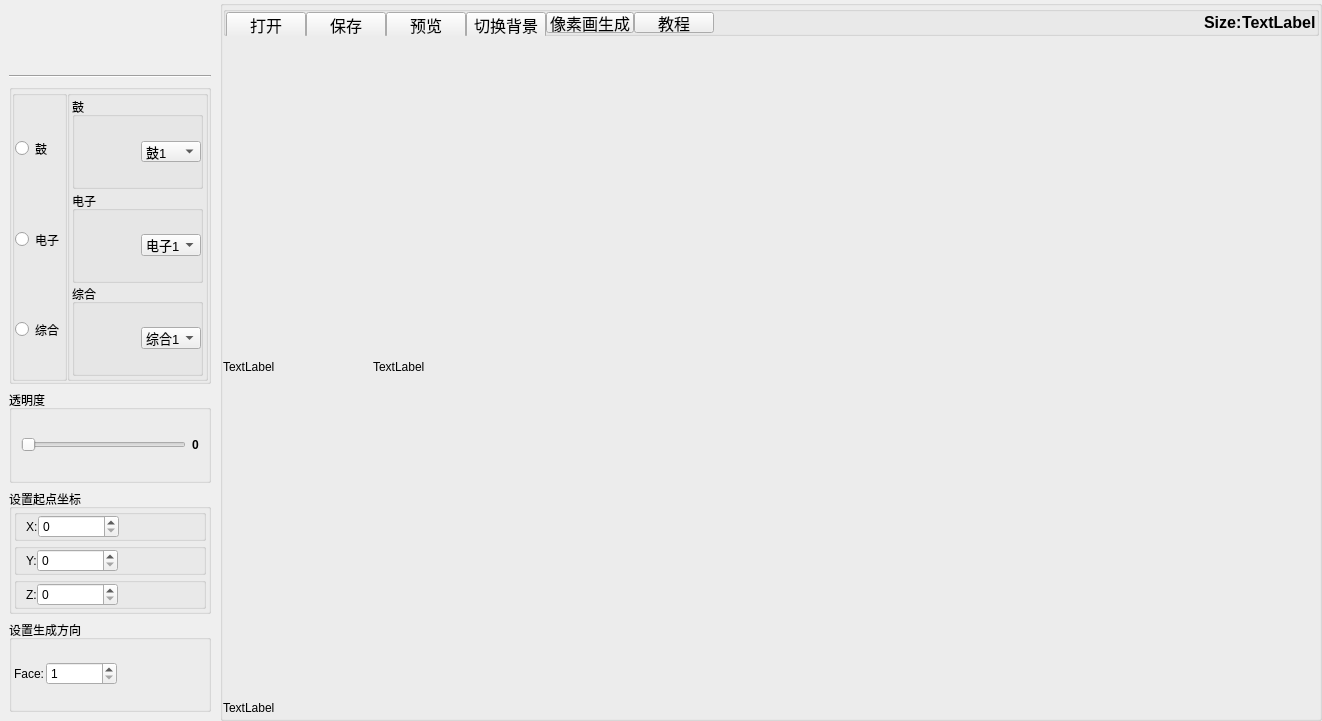
<?xml version="1.0" encoding="UTF-8"?>
<ui version="4.0">
 <class>HOME</class>
 <widget class="QMainWindow" name="HOME">
  <property name="geometry">
   <rect>
    <x>0</x>
    <y>0</y>
    <width>1322</width>
    <height>721</height>
   </rect>
  </property>
  <property name="windowTitle">
   <string>HOME</string>
  </property>
  <widget class="QWidget" name="centralwidget">
   <layout class="QHBoxLayout" name="horizontalLayout_2">
    <property name="spacing">
     <number>0</number>
    </property>
    <property name="leftMargin">
     <number>0</number>
    </property>
    <property name="topMargin">
     <number>0</number>
    </property>
    <property name="rightMargin">
     <number>0</number>
    </property>
    <property name="bottomMargin">
     <number>0</number>
    </property>
    <item>
     <widget class="QWidget" name="widget_2" native="true">
      <property name="minimumSize">
       <size>
        <width>220</width>
        <height>0</height>
       </size>
      </property>
      <property name="maximumSize">
       <size>
        <width>220</width>
        <height>16777215</height>
       </size>
      </property>
      <property name="styleSheet">
       <string notr="true">QWidget#widget_2{border-image: url(:/image/maoboli.jpg);}
</string>
      </property>
      <layout class="QVBoxLayout" name="verticalLayout_5">
       <item>
        <widget class="QLabel" name="label_3">
         <property name="minimumSize">
          <size>
           <width>0</width>
           <height>60</height>
          </size>
         </property>
         <property name="maximumSize">
          <size>
           <width>16777215</width>
           <height>60</height>
          </size>
         </property>
         <property name="font">
          <font>
           <weight>75</weight>
           <bold>true</bold>
          </font>
         </property>
         <property name="toolTip">
          <string>&lt;html&gt;&lt;head/&gt;&lt;body&gt;&lt;p&gt;本软件免费,禁止商用!!!&lt;/p&gt;&lt;p&gt;QQ交流群:786820182&lt;/p&gt;&lt;p&gt;迷你号:32596640&lt;/p&gt;&lt;/body&gt;&lt;/html&gt;</string>
         </property>
         <property name="styleSheet">
          <string notr="true">QLabel#label_3{border-image: url(:/image/bg8.png);}</string>
         </property>
         <property name="text">
          <string/>
         </property>
         <property name="alignment">
          <set>Qt::AlignBottom|Qt::AlignHCenter</set>
         </property>
        </widget>
       </item>
       <item>
        <widget class="Line" name="line">
         <property name="orientation">
          <enum>Qt::Horizontal</enum>
         </property>
        </widget>
       </item>
       <item>
        <widget class="QGroupBox" name="groupBox_10">
         <property name="minimumSize">
          <size>
           <width>150</width>
           <height>0</height>
          </size>
         </property>
         <property name="maximumSize">
          <size>
           <width>300</width>
           <height>300</height>
          </size>
         </property>
         <property name="title">
          <string/>
         </property>
         <layout class="QHBoxLayout" name="horizontalLayout_8">
          <property name="spacing">
           <number>0</number>
          </property>
          <property name="leftMargin">
           <number>0</number>
          </property>
          <property name="topMargin">
           <number>0</number>
          </property>
          <property name="rightMargin">
           <number>0</number>
          </property>
          <property name="bottomMargin">
           <number>0</number>
          </property>
          <item>
           <widget class="QGroupBox" name="groupBox_9">
            <property name="maximumSize">
             <size>
              <width>60</width>
              <height>16777215</height>
             </size>
            </property>
            <property name="title">
             <string/>
            </property>
            <layout class="QVBoxLayout" name="verticalLayout_4">
             <property name="spacing">
              <number>0</number>
             </property>
             <property name="leftMargin">
              <number>0</number>
             </property>
             <property name="topMargin">
              <number>0</number>
             </property>
             <property name="rightMargin">
              <number>0</number>
             </property>
             <property name="bottomMargin">
              <number>0</number>
             </property>
             <item>
              <spacer name="verticalSpacer">
               <property name="orientation">
                <enum>Qt::Vertical</enum>
               </property>
               <property name="sizeHint" stdset="0">
                <size>
                 <width>20</width>
                 <height>28</height>
                </size>
               </property>
              </spacer>
             </item>
             <item>
              <widget class="QRadioButton" name="radioButton_4">
               <property name="minimumSize">
                <size>
                 <width>0</width>
                 <height>51</height>
                </size>
               </property>
               <property name="toolTip">
                <string>选择鼓</string>
               </property>
               <property name="text">
                <string>鼓</string>
               </property>
              </widget>
             </item>
             <item>
              <spacer name="verticalSpacer_2">
               <property name="orientation">
                <enum>Qt::Vertical</enum>
               </property>
               <property name="sizeHint" stdset="0">
                <size>
                 <width>20</width>
                 <height>40</height>
                </size>
               </property>
              </spacer>
             </item>
             <item>
              <widget class="QRadioButton" name="radioButton_5">
               <property name="minimumSize">
                <size>
                 <width>0</width>
                 <height>51</height>
                </size>
               </property>
               <property name="toolTip">
                <string>选择电子</string>
               </property>
               <property name="text">
                <string>电子</string>
               </property>
              </widget>
             </item>
             <item>
              <spacer name="verticalSpacer_4">
               <property name="orientation">
                <enum>Qt::Vertical</enum>
               </property>
               <property name="sizeHint" stdset="0">
                <size>
                 <width>20</width>
                 <height>40</height>
                </size>
               </property>
              </spacer>
             </item>
             <item>
              <widget class="QRadioButton" name="radioButton_6">
               <property name="minimumSize">
                <size>
                 <width>0</width>
                 <height>51</height>
                </size>
               </property>
               <property name="toolTip">
                <string>选择综合</string>
               </property>
               <property name="text">
                <string>综合</string>
               </property>
              </widget>
             </item>
             <item>
              <spacer name="verticalSpacer_3">
               <property name="orientation">
                <enum>Qt::Vertical</enum>
               </property>
               <property name="sizeHint" stdset="0">
                <size>
                 <width>20</width>
                 <height>23</height>
                </size>
               </property>
              </spacer>
             </item>
            </layout>
           </widget>
          </item>
          <item>
           <widget class="QGroupBox" name="groupBox_8">
            <property name="title">
             <string/>
            </property>
            <layout class="QVBoxLayout" name="verticalLayout">
             <property name="spacing">
              <number>0</number>
             </property>
             <property name="leftMargin">
              <number>2</number>
             </property>
             <property name="topMargin">
              <number>0</number>
             </property>
             <property name="rightMargin">
              <number>2</number>
             </property>
             <property name="bottomMargin">
              <number>0</number>
             </property>
             <item>
              <spacer name="verticalSpacer_5">
               <property name="orientation">
                <enum>Qt::Vertical</enum>
               </property>
               <property name="sizeHint" stdset="0">
                <size>
                 <width>20</width>
                 <height>40</height>
                </size>
               </property>
              </spacer>
             </item>
             <item>
              <widget class="QGroupBox" name="groupBox_5">
               <property name="title">
                <string>鼓</string>
               </property>
               <layout class="QHBoxLayout" name="horizontalLayout_5">
                <item>
                 <widget class="QLabel" name="label_7">
                  <property name="minimumSize">
                   <size>
                    <width>51</width>
                    <height>51</height>
                   </size>
                  </property>
                  <property name="maximumSize">
                   <size>
                    <width>51</width>
                    <height>51</height>
                   </size>
                  </property>
                  <property name="toolTip">
                   <string>鼓</string>
                  </property>
                  <property name="text">
                   <string/>
                  </property>
                  <property name="pixmap">
                   <pixmap resource="image.qrc">:/image/gu.png</pixmap>
                  </property>
                  <property name="scaledContents">
                   <bool>true</bool>
                  </property>
                 </widget>
                </item>
                <item>
                 <widget class="QComboBox" name="comboBox">
                  <property name="sizePolicy">
                   <sizepolicy hsizetype="Preferred" vsizetype="Preferred">
                    <horstretch>50</horstretch>
                    <verstretch>50</verstretch>
                   </sizepolicy>
                  </property>
                  <property name="minimumSize">
                   <size>
                    <width>60</width>
                    <height>21</height>
                   </size>
                  </property>
                  <property name="maximumSize">
                   <size>
                    <width>101</width>
                    <height>21</height>
                   </size>
                  </property>
                  <property name="font">
                   <font>
                    <pointsize>10</pointsize>
                    <weight>50</weight>
                    <bold>false</bold>
                    <stylestrategy>PreferAntialias</stylestrategy>
                   </font>
                  </property>
                  <property name="toolTip">
                   <string>选择音色</string>
                  </property>
                  <property name="toolTipDuration">
                   <number>-1</number>
                  </property>
                  <property name="statusTip">
                   <string/>
                  </property>
                  <item>
                   <property name="text">
                    <string comment="初始音色" extracomment="初始音色">鼓1</string>
                   </property>
                  </item>
                  <item>
                   <property name="text">
                    <string extracomment="点击一下后音色">鼓2</string>
                   </property>
                  </item>
                  <item>
                   <property name="text">
                    <string extracomment="点击两下后音色">鼓3</string>
                   </property>
                  </item>
                  <item>
                   <property name="text">
                    <string extracomment="点击三下后音色">鼓4</string>
                   </property>
                  </item>
                  <item>
                   <property name="text">
                    <string extracomment="点击四下后音色">鼓5</string>
                   </property>
                  </item>
                  <item>
                   <property name="text">
                    <string extracomment="点击五下后音色">鼓6</string>
                   </property>
                  </item>
                  <item>
                   <property name="text">
                    <string extracomment="点击六下后音色">鼓7</string>
                   </property>
                  </item>
                  <item>
                   <property name="text">
                    <string extracomment="点击七下后音色">鼓8</string>
                   </property>
                  </item>
                 </widget>
                </item>
               </layout>
              </widget>
             </item>
             <item>
              <spacer name="verticalSpacer_6">
               <property name="orientation">
                <enum>Qt::Vertical</enum>
               </property>
               <property name="sizeHint" stdset="0">
                <size>
                 <width>20</width>
                 <height>40</height>
                </size>
               </property>
              </spacer>
             </item>
             <item>
              <widget class="QGroupBox" name="groupBox_6">
               <property name="title">
                <string>电子</string>
               </property>
               <layout class="QHBoxLayout" name="horizontalLayout_6">
                <item>
                 <widget class="QLabel" name="label_8">
                  <property name="minimumSize">
                   <size>
                    <width>51</width>
                    <height>51</height>
                   </size>
                  </property>
                  <property name="maximumSize">
                   <size>
                    <width>51</width>
                    <height>51</height>
                   </size>
                  </property>
                  <property name="toolTip">
                   <string>电子</string>
                  </property>
                  <property name="text">
                   <string/>
                  </property>
                  <property name="pixmap">
                   <pixmap resource="image.qrc">:/image/dianzi.png</pixmap>
                  </property>
                  <property name="scaledContents">
                   <bool>true</bool>
                  </property>
                 </widget>
                </item>
                <item>
                 <widget class="QComboBox" name="comboBox_2">
                  <property name="minimumSize">
                   <size>
                    <width>60</width>
                    <height>22</height>
                   </size>
                  </property>
                  <property name="maximumSize">
                   <size>
                    <width>101</width>
                    <height>22</height>
                   </size>
                  </property>
                  <property name="font">
                   <font>
                    <pointsize>10</pointsize>
                    <weight>50</weight>
                    <bold>false</bold>
                    <stylestrategy>PreferAntialias</stylestrategy>
                   </font>
                  </property>
                  <property name="toolTip">
                   <string>选择音色</string>
                  </property>
                  <property name="toolTipDuration">
                   <number>-1</number>
                  </property>
                  <property name="statusTip">
                   <string/>
                  </property>
                  <item>
                   <property name="text">
                    <string comment="初始音色" extracomment="初始音色">电子1</string>
                   </property>
                  </item>
                  <item>
                   <property name="text">
                    <string extracomment="点击一下后音色">电子2</string>
                   </property>
                  </item>
                  <item>
                   <property name="text">
                    <string extracomment="点击两下后音色">电子3</string>
                   </property>
                  </item>
                  <item>
                   <property name="text">
                    <string extracomment="点击三下后音色">电子4</string>
                   </property>
                  </item>
                  <item>
                   <property name="text">
                    <string extracomment="点击四下后音色">电子5</string>
                   </property>
                  </item>
                  <item>
                   <property name="text">
                    <string extracomment="点击五下后音色">电子6</string>
                   </property>
                  </item>
                  <item>
                   <property name="text">
                    <string extracomment="点击六下后音色">电子7</string>
                   </property>
                  </item>
                  <item>
                   <property name="text">
                    <string extracomment="点击七下后音色">电子8</string>
                   </property>
                  </item>
                 </widget>
                </item>
               </layout>
              </widget>
             </item>
             <item>
              <spacer name="verticalSpacer_7">
               <property name="orientation">
                <enum>Qt::Vertical</enum>
               </property>
               <property name="sizeHint" stdset="0">
                <size>
                 <width>20</width>
                 <height>40</height>
                </size>
               </property>
              </spacer>
             </item>
             <item>
              <widget class="QGroupBox" name="groupBox_7">
               <property name="title">
                <string>综合</string>
               </property>
               <layout class="QHBoxLayout" name="horizontalLayout_7">
                <item>
                 <widget class="QLabel" name="label_9">
                  <property name="minimumSize">
                   <size>
                    <width>51</width>
                    <height>51</height>
                   </size>
                  </property>
                  <property name="maximumSize">
                   <size>
                    <width>51</width>
                    <height>51</height>
                   </size>
                  </property>
                  <property name="toolTip">
                   <string>综合</string>
                  </property>
                  <property name="text">
                   <string/>
                  </property>
                  <property name="pixmap">
                   <pixmap resource="image.qrc">:/image/zhonghe.png</pixmap>
                  </property>
                  <property name="scaledContents">
                   <bool>true</bool>
                  </property>
                 </widget>
                </item>
                <item>
                 <widget class="QComboBox" name="comboBox_3">
                  <property name="minimumSize">
                   <size>
                    <width>60</width>
                    <height>22</height>
                   </size>
                  </property>
                  <property name="maximumSize">
                   <size>
                    <width>101</width>
                    <height>22</height>
                   </size>
                  </property>
                  <property name="font">
                   <font>
                    <pointsize>10</pointsize>
                    <weight>50</weight>
                    <bold>false</bold>
                    <stylestrategy>PreferAntialias</stylestrategy>
                   </font>
                  </property>
                  <property name="toolTip">
                   <string>选择音色</string>
                  </property>
                  <property name="toolTipDuration">
                   <number>-1</number>
                  </property>
                  <property name="statusTip">
                   <string/>
                  </property>
                  <item>
                   <property name="text">
                    <string comment="初始音色" extracomment="初始音色">综合1</string>
                   </property>
                  </item>
                  <item>
                   <property name="text">
                    <string extracomment="点击一下后音色">综合2</string>
                   </property>
                  </item>
                  <item>
                   <property name="text">
                    <string extracomment="点击两下后音色">综合3</string>
                   </property>
                  </item>
                  <item>
                   <property name="text">
                    <string extracomment="点击三下后音色">综合4</string>
                   </property>
                  </item>
                  <item>
                   <property name="text">
                    <string extracomment="点击四下后音色">综合5</string>
                   </property>
                  </item>
                  <item>
                   <property name="text">
                    <string extracomment="点击五下后音色">综合6</string>
                   </property>
                  </item>
                  <item>
                   <property name="text">
                    <string extracomment="点击六下后音色">综合7</string>
                   </property>
                  </item>
                  <item>
                   <property name="text">
                    <string extracomment="点击七下后音色">综合8</string>
                   </property>
                  </item>
                 </widget>
                </item>
               </layout>
              </widget>
             </item>
             <item>
              <spacer name="verticalSpacer_8">
               <property name="orientation">
                <enum>Qt::Vertical</enum>
               </property>
               <property name="sizeHint" stdset="0">
                <size>
                 <width>20</width>
                 <height>40</height>
                </size>
               </property>
              </spacer>
             </item>
            </layout>
           </widget>
          </item>
         </layout>
        </widget>
       </item>
       <item>
        <widget class="QGroupBox" name="groupBox_11">
         <property name="title">
          <string>透明度</string>
         </property>
         <layout class="QHBoxLayout" name="horizontalLayout_10">
          <item>
           <widget class="QSlider" name="horizontalSlider">
            <property name="sizePolicy">
             <sizepolicy hsizetype="Expanding" vsizetype="Fixed">
              <horstretch>0</horstretch>
              <verstretch>0</verstretch>
             </sizepolicy>
            </property>
            <property name="toolTip">
             <string>调节编辑区透明度</string>
            </property>
            <property name="maximum">
             <number>255</number>
            </property>
            <property name="orientation">
             <enum>Qt::Horizontal</enum>
            </property>
           </widget>
          </item>
          <item>
           <widget class="QLabel" name="label_touming">
            <property name="font">
             <font>
              <weight>75</weight>
              <bold>true</bold>
             </font>
            </property>
            <property name="text">
             <string>0</string>
            </property>
           </widget>
          </item>
         </layout>
        </widget>
       </item>
       <item>
        <widget class="QGroupBox" name="groupBox_15">
         <property name="toolTip">
          <string>&lt;html&gt;&lt;head/&gt;&lt;body&gt;&lt;p&gt;&lt;span style=&quot; font-weight:600;&quot;&gt;设置生成位置的坐标&lt;/span&gt;&lt;/p&gt;&lt;/body&gt;&lt;/html&gt;</string>
         </property>
         <property name="title">
          <string>设置起点坐标</string>
         </property>
         <layout class="QVBoxLayout" name="verticalLayout_2">
          <property name="spacing">
           <number>2</number>
          </property>
          <property name="leftMargin">
           <number>2</number>
          </property>
          <property name="topMargin">
           <number>0</number>
          </property>
          <property name="rightMargin">
           <number>2</number>
          </property>
          <property name="bottomMargin">
           <number>2</number>
          </property>
          <item>
           <widget class="QGroupBox" name="groupBox_12">
            <property name="minimumSize">
             <size>
              <width>30</width>
              <height>0</height>
             </size>
            </property>
            <property name="title">
             <string/>
            </property>
            <layout class="QHBoxLayout" name="horizontalLayout_11">
             <property name="spacing">
              <number>0</number>
             </property>
             <property name="leftMargin">
              <number>9</number>
             </property>
             <property name="topMargin">
              <number>0</number>
             </property>
             <property name="rightMargin">
              <number>9</number>
             </property>
             <property name="bottomMargin">
              <number>0</number>
             </property>
             <item>
              <widget class="QLabel" name="label_11">
               <property name="maximumSize">
                <size>
                 <width>21</width>
                 <height>16777215</height>
                </size>
               </property>
               <property name="text">
                <string>X:</string>
               </property>
              </widget>
             </item>
             <item>
              <widget class="QSpinBox" name="spinBox">
               <property name="minimumSize">
                <size>
                 <width>81</width>
                 <height>22</height>
                </size>
               </property>
               <property name="maximum">
                <number>9999999</number>
               </property>
              </widget>
             </item>
             <item>
              <spacer name="horizontalSpacer_3">
               <property name="orientation">
                <enum>Qt::Horizontal</enum>
               </property>
               <property name="sizeHint" stdset="0">
                <size>
                 <width>40</width>
                 <height>20</height>
                </size>
               </property>
              </spacer>
             </item>
            </layout>
           </widget>
          </item>
          <item>
           <widget class="QGroupBox" name="groupBox_13">
            <property name="minimumSize">
             <size>
              <width>30</width>
              <height>0</height>
             </size>
            </property>
            <property name="title">
             <string/>
            </property>
            <layout class="QHBoxLayout" name="horizontalLayout_12">
             <property name="spacing">
              <number>0</number>
             </property>
             <property name="topMargin">
              <number>0</number>
             </property>
             <property name="bottomMargin">
              <number>0</number>
             </property>
             <item>
              <widget class="QLabel" name="label_12">
               <property name="maximumSize">
                <size>
                 <width>21</width>
                 <height>16777215</height>
                </size>
               </property>
               <property name="text">
                <string>Y:</string>
               </property>
              </widget>
             </item>
             <item>
              <widget class="QSpinBox" name="spinBox_2">
               <property name="minimumSize">
                <size>
                 <width>81</width>
                 <height>22</height>
                </size>
               </property>
               <property name="maximum">
                <number>9999999</number>
               </property>
              </widget>
             </item>
             <item>
              <spacer name="horizontalSpacer_4">
               <property name="orientation">
                <enum>Qt::Horizontal</enum>
               </property>
               <property name="sizeHint" stdset="0">
                <size>
                 <width>40</width>
                 <height>20</height>
                </size>
               </property>
              </spacer>
             </item>
            </layout>
           </widget>
          </item>
          <item>
           <widget class="QGroupBox" name="groupBox_14">
            <property name="minimumSize">
             <size>
              <width>30</width>
              <height>0</height>
             </size>
            </property>
            <property name="title">
             <string/>
            </property>
            <layout class="QHBoxLayout" name="horizontalLayout_13">
             <property name="spacing">
              <number>0</number>
             </property>
             <property name="topMargin">
              <number>0</number>
             </property>
             <property name="bottomMargin">
              <number>0</number>
             </property>
             <item>
              <widget class="QLabel" name="label_13">
               <property name="maximumSize">
                <size>
                 <width>21</width>
                 <height>16777215</height>
                </size>
               </property>
               <property name="text">
                <string>Z:</string>
               </property>
              </widget>
             </item>
             <item>
              <widget class="QSpinBox" name="spinBox_3">
               <property name="minimumSize">
                <size>
                 <width>81</width>
                 <height>22</height>
                </size>
               </property>
               <property name="maximum">
                <number>9999999</number>
               </property>
              </widget>
             </item>
             <item>
              <spacer name="horizontalSpacer_5">
               <property name="orientation">
                <enum>Qt::Horizontal</enum>
               </property>
               <property name="sizeHint" stdset="0">
                <size>
                 <width>40</width>
                 <height>20</height>
                </size>
               </property>
              </spacer>
             </item>
            </layout>
           </widget>
          </item>
         </layout>
        </widget>
       </item>
       <item>
        <widget class="QGroupBox" name="groupBox_16">
         <property name="toolTip">
          <string>&lt;html&gt;&lt;head/&gt;&lt;body&gt;&lt;p align=&quot;center&quot;&gt;&lt;span style=&quot; font-weight:600;&quot;&gt;在地图里面向&lt;/span&gt;&lt;span style=&quot; font-weight:600; color:#ffaa00;&quot;&gt;N&lt;/span&gt;&lt;span style=&quot; font-weight:600;&quot;&gt;方向&lt;/span&gt;&lt;/p&gt;&lt;p align=&quot;center&quot;&gt;&lt;span style=&quot; font-weight:600; color:#ff0000;&quot;&gt;1&lt;/span&gt;&lt;span style=&quot; font-weight:600;&quot;&gt; 右&lt;/span&gt;&lt;/p&gt;&lt;p align=&quot;center&quot;&gt;&lt;span style=&quot; font-weight:600; color:#ff0000;&quot;&gt;2&lt;/span&gt;&lt;span style=&quot; font-weight:600;&quot;&gt; 左&lt;/span&gt;&lt;/p&gt;&lt;p align=&quot;center&quot;&gt;&lt;span style=&quot; font-weight:600; color:#ff0000;&quot;&gt;3&lt;/span&gt;&lt;span style=&quot; font-weight:600;&quot;&gt; 前&lt;/span&gt;&lt;/p&gt;&lt;p align=&quot;center&quot;&gt;&lt;span style=&quot; font-weight:600; color:#ff0000;&quot;&gt;4&lt;/span&gt;&lt;span style=&quot; font-weight:600;&quot;&gt; 后&lt;/span&gt;&lt;/p&gt;&lt;/body&gt;&lt;/html&gt;</string>
         </property>
         <property name="title">
          <string>设置生成方向</string>
         </property>
         <layout class="QHBoxLayout" name="horizontalLayout_14">
          <property name="spacing">
           <number>2</number>
          </property>
          <property name="leftMargin">
           <number>2</number>
          </property>
          <property name="topMargin">
           <number>0</number>
          </property>
          <property name="rightMargin">
           <number>2</number>
          </property>
          <property name="bottomMargin">
           <number>2</number>
          </property>
          <item>
           <widget class="QLabel" name="label_14">
            <property name="text">
             <string>Face:</string>
            </property>
           </widget>
          </item>
          <item>
           <widget class="QSpinBox" name="spinBox_4">
            <property name="minimumSize">
             <size>
              <width>71</width>
              <height>22</height>
             </size>
            </property>
            <property name="minimum">
             <number>1</number>
            </property>
            <property name="maximum">
             <number>4</number>
            </property>
           </widget>
          </item>
          <item>
           <spacer name="horizontalSpacer">
            <property name="orientation">
             <enum>Qt::Horizontal</enum>
            </property>
            <property name="sizeHint" stdset="0">
             <size>
              <width>40</width>
              <height>20</height>
             </size>
            </property>
           </spacer>
          </item>
         </layout>
        </widget>
       </item>
      </layout>
     </widget>
    </item>
    <item>
     <widget class="QGroupBox" name="groupBox_2">
      <property name="title">
       <string/>
      </property>
      <layout class="QVBoxLayout" name="verticalLayout_3">
       <property name="spacing">
        <number>0</number>
       </property>
       <property name="leftMargin">
        <number>0</number>
       </property>
       <property name="topMargin">
        <number>0</number>
       </property>
       <property name="rightMargin">
        <number>0</number>
       </property>
       <property name="bottomMargin">
        <number>0</number>
       </property>
       <item>
        <widget class="QGroupBox" name="groupBox">
         <property name="minimumSize">
          <size>
           <width>200</width>
           <height>30</height>
          </size>
         </property>
         <property name="maximumSize">
          <size>
           <width>16777215</width>
           <height>30</height>
          </size>
         </property>
         <property name="font">
          <font>
           <pointsize>12</pointsize>
           <weight>75</weight>
           <bold>true</bold>
           <stylestrategy>PreferAntialias</stylestrategy>
          </font>
         </property>
         <property name="autoFillBackground">
          <bool>false</bool>
         </property>
         <property name="title">
          <string/>
         </property>
         <layout class="QHBoxLayout" name="horizontalLayout">
          <property name="spacing">
           <number>0</number>
          </property>
          <property name="leftMargin">
           <number>0</number>
          </property>
          <property name="topMargin">
           <number>0</number>
          </property>
          <property name="rightMargin">
           <number>0</number>
          </property>
          <property name="bottomMargin">
           <number>0</number>
          </property>
          <item>
           <widget class="QPushButton" name="button_openFile">
            <property name="minimumSize">
             <size>
              <width>20</width>
              <height>26</height>
             </size>
            </property>
            <property name="maximumSize">
             <size>
              <width>85</width>
              <height>26</height>
             </size>
            </property>
            <property name="font">
             <font>
              <pointsize>12</pointsize>
              <weight>50</weight>
              <bold>false</bold>
              <stylestrategy>PreferAntialias</stylestrategy>
             </font>
            </property>
            <property name="toolTip">
             <string>打开文件</string>
            </property>
            <property name="autoFillBackground">
             <bool>false</bool>
            </property>
            <property name="text">
             <string>打开</string>
            </property>
           </widget>
          </item>
          <item>
           <widget class="QPushButton" name="button_newFile">
            <property name="minimumSize">
             <size>
              <width>20</width>
              <height>26</height>
             </size>
            </property>
            <property name="maximumSize">
             <size>
              <width>85</width>
              <height>26</height>
             </size>
            </property>
            <property name="font">
             <font>
              <pointsize>12</pointsize>
              <weight>50</weight>
              <bold>false</bold>
              <stylestrategy>PreferAntialias</stylestrategy>
             </font>
            </property>
            <property name="toolTip">
             <string>保存文件</string>
            </property>
            <property name="text">
             <string>保存</string>
            </property>
           </widget>
          </item>
          <item>
           <widget class="QPushButton" name="button_play">
            <property name="minimumSize">
             <size>
              <width>20</width>
              <height>26</height>
             </size>
            </property>
            <property name="font">
             <font>
              <pointsize>12</pointsize>
              <weight>50</weight>
              <bold>false</bold>
              <stylestrategy>PreferAntialias</stylestrategy>
             </font>
            </property>
            <property name="toolTip">
             <string>预览</string>
            </property>
            <property name="text">
             <string>预览</string>
            </property>
           </widget>
          </item>
          <item>
           <widget class="QPushButton" name="button_function">
            <property name="minimumSize">
             <size>
              <width>20</width>
              <height>26</height>
             </size>
            </property>
            <property name="font">
             <font>
              <pointsize>12</pointsize>
              <weight>50</weight>
              <bold>false</bold>
              <stylestrategy>PreferAntialias</stylestrategy>
             </font>
            </property>
            <property name="toolTip">
             <string>&lt;html&gt;&lt;head/&gt;&lt;body&gt;&lt;p&gt;预留功能&lt;/p&gt;&lt;/body&gt;&lt;/html&gt;</string>
            </property>
            <property name="text">
             <string>切换背景</string>
            </property>
           </widget>
          </item>
          <item>
           <widget class="QPushButton" name="pushButton">
            <property name="font">
             <font>
              <weight>50</weight>
              <bold>false</bold>
             </font>
            </property>
            <property name="text">
             <string>像素画生成</string>
            </property>
           </widget>
          </item>
          <item>
           <widget class="QPushButton" name="pushButton_2">
            <property name="font">
             <font>
              <weight>50</weight>
              <bold>false</bold>
             </font>
            </property>
            <property name="text">
             <string>教程</string>
            </property>
           </widget>
          </item>
          <item>
           <spacer name="horizontalSpacer_2">
            <property name="orientation">
             <enum>Qt::Horizontal</enum>
            </property>
            <property name="sizeHint" stdset="0">
             <size>
              <width>82</width>
              <height>20</height>
             </size>
            </property>
           </spacer>
          </item>
          <item>
           <widget class="QLabel" name="label_16">
            <property name="text">
             <string>Size:</string>
            </property>
           </widget>
          </item>
          <item>
           <widget class="QLabel" name="label_size">
            <property name="text">
             <string>TextLabel</string>
            </property>
           </widget>
          </item>
         </layout>
        </widget>
       </item>
       <item>
        <widget class="MYWIDGET" name="widget" native="true">
         <layout class="QHBoxLayout" name="horizontalLayout_9">
          <property name="spacing">
           <number>0</number>
          </property>
          <property name="leftMargin">
           <number>0</number>
          </property>
          <property name="topMargin">
           <number>0</number>
          </property>
          <property name="rightMargin">
           <number>0</number>
          </property>
          <property name="bottomMargin">
           <number>0</number>
          </property>
          <item>
           <widget class="MYPIANO" name="label_10">
            <property name="minimumSize">
             <size>
              <width>100</width>
              <height>0</height>
             </size>
            </property>
            <property name="maximumSize">
             <size>
              <width>150</width>
              <height>16777215</height>
             </size>
            </property>
            <property name="text">
             <string>TextLabel</string>
            </property>
           </widget>
          </item>
          <item>
           <widget class="MYLABEL" name="label">
            <property name="minimumSize">
             <size>
              <width>900</width>
              <height>400</height>
             </size>
            </property>
            <property name="text">
             <string>TextLabel</string>
            </property>
           </widget>
          </item>
         </layout>
        </widget>
       </item>
       <item>
        <widget class="MYSCROLL" name="label_2">
         <property name="maximumSize">
          <size>
           <width>16777215</width>
           <height>20</height>
          </size>
         </property>
         <property name="text">
          <string>TextLabel</string>
         </property>
        </widget>
       </item>
      </layout>
     </widget>
    </item>
   </layout>
  </widget>
 </widget>
 <customwidgets>
  <customwidget>
   <class>MYLABEL</class>
   <extends>QLabel</extends>
   <header location="global">mylabel.h</header>
  </customwidget>
  <customwidget>
   <class>MYSCROLL</class>
   <extends>QLabel</extends>
   <header location="global">myscroll.h</header>
  </customwidget>
  <customwidget>
   <class>MYWIDGET</class>
   <extends>QWidget</extends>
   <header location="global">mywidget.h</header>
   <container>1</container>
  </customwidget>
  <customwidget>
   <class>MYPIANO</class>
   <extends>QLabel</extends>
   <header location="global">mypiano.h</header>
  </customwidget>
 </customwidgets>
 <resources>
  <include location="image.qrc"/>
 </resources>
 <connections/>
</ui>
